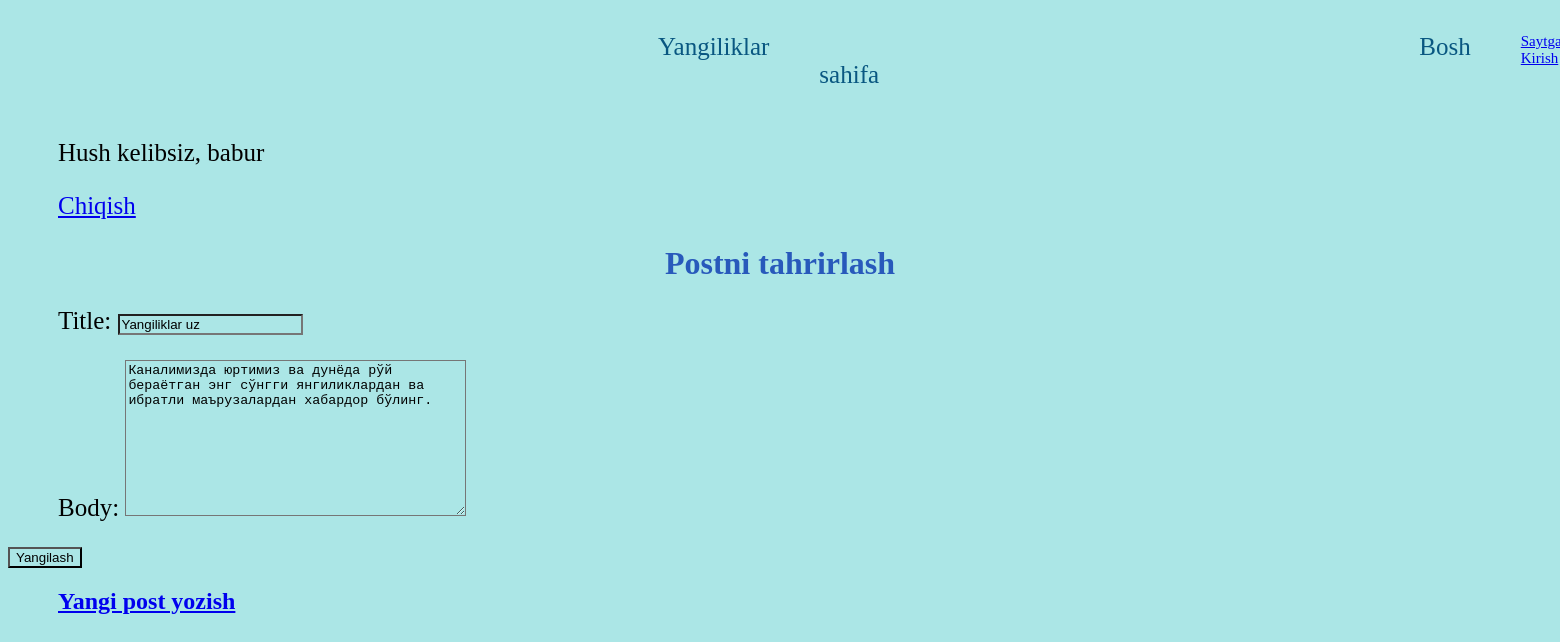
The page /home/post/2/edit (signed in) on the database its author committed.
### blog/models.py (models this page shows, shortened)
class Post(models.Model):
    title=models.CharField(max_length=150)
    author=models.ForeignKey(
        'auth.user',
        on_delete=models.CASCADE
    )
    body=models.TextField()

### blog/views.py (the view)
# urls.py: path('post/<int:pk>/edit',BlogUpdateViews.as_view(),name='post_edit'),
class BlogUpdateViews(UpdateView):
    model=Post
    template_name='post_edit.html'
    fields=['title', 'body']

### templates/post_edit.html
{% extends 'base.html' %}
{% block content %}
<h1>Postni tahrirlash</h1>
<form action="" method="post">{% csrf_token %}
    {{ form.as_p }}
    <input type="submit" value="Yangilash">
    </form>
{% endblock content %}

### templates/base.html (shortened to what this page needs)
{% load static %}
<html lang="en">
    <head>
    <link rel="stylesheet" href="{% static 'css/base.css' %}">
    </head>
<body>
<header>
    <div class='divs'>
<p><a href="{% url 'homes' %}" class='hrg'>Yangiliklar</a></p>
<p><a href="{% url 'home' %}" class='hrg'>Bosh sahifa</a></p>
<p>
    <a href="{% url 'login' %}" class='hrj'>Saytga Kirish</a></p>
    </div>
</header>
{% if user.is_authenticated %}
    <p>Hush kelibsiz, {{ user.username }} </p>
    <p><a href="{% url 'logout' %}">Chiqish</a></p>
{% endif %}
<div>
    {% block content %}
    {% endblock content %}
</div>
<footer>
    <h2><a href="{% url 'blog_create' %}">Yangi post yozish</a></h2>
</footer>
</body>
</html>

### static/css/base.css (style rules this page uses)
* { background-color: rgb(171, 230, 230); }
h1 { text-align: center; color: rgb(40, 89, 187); }
p { margin-left: 50px; font-size: 25; font-family: italic; }
h2 { margin-left: 50px; font-family: serif; }
header { display: flex; }
.divs { display: flex; }
.hrg { text-decoration: none; margin-left: 600px; color: rgb(9, 87, 129); }
.hrj { font-size: 15px; }

### rows shown on the page
Post: title "Yangiliklar uz", body "Каналимизда юртимиз ва дунёда рўй бераётган энг сўнгги янгиликлардан ва ибратли маърузалардан хабардор бўлинг."

### other values the page prints
{{ user.username }} "babur"
